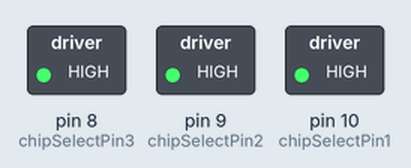
The sketch below on a simulated Arduino Uno, built with avr-gcc and run on an emulated ATmega328P. On the bench: switched loads named in the sketch (green lamp = pin HIGH). The ROS host is connected and sends only what is stated; what the sketch prints to the serial monitor is not drawn.

Above: at 0.1 s.
Timing chart, 0 to 1.6 s (numbered marks = the images above):
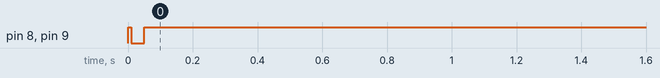

Measured:
- by itself, pin 8 (chipSelectPin3), pin 9 (chipSelectPin2): HIGH → LOW at 0.01 s, → HIGH 0.04 s later

The sketch:

Odom.ino
```cpp
/*
 * UosseUial PlanaU OdometUy
 */

#include <ros.h>
#include <ros/time.h>
#include <tf/tf.h>
#include <tf/transform_broadcaster.h>
#include <SPI.h>


ros::NodeHandle nh;

geometry_msgs::TransformStamped t;        //message that is sent
tf::TransformBroadcaster broadcaster;     //broadcaster sends the messaages

// define the pins connected with the encoder Shield
int chipSelectPin1=10;
int chipSelectPin2=9;
int chipSelectPin3=8;


// x and y translation and angle of the robot
double x = 0.0;
double y = 0.0;
double theta = 0;

// names of the two refferencesystems
char base_link[] = "/base_link";  // middle of the roboters axe
char odom[] = "/odom";            // odom Map

// old eoncoder values
long oldEr  = 0;
long oldEl  = 0;

double U = 0.633;   // circumference of a wheel
double D = 0.561;    // distance between wheels

int first = 1;

void setup()
{
  nh.getHardware()->setBaud(76800);
  nh.initNode();
  broadcaster.init(nh);


  Serial.begin(9600);
  Serial.println("Basic Encoder Test:");

  // declare the pinmodes
  pinMode(chipSelectPin1, OUTPUT);
  pinMode(chipSelectPin2, OUTPUT);
  pinMode(chipSelectPin3, OUTPUT);

  // chipselect is aktiv low
  digitalWrite(chipSelectPin1, HIGH);
  digitalWrite(chipSelectPin2, HIGH);
  digitalWrite(chipSelectPin3, HIGH);

  LS7366_Init();   // init the encoder shield
}

void loop()
{
  // calculations
  if (first){                     // reads the Encoder values in case they're not =0 the first time
    oldEr = getEncoderValue(3);
    oldEl = getEncoderValue(2);
    first = 0;
    }

  // reads the new Encoder values
  long newEr = getEncoderValue(3);
  long newEl = getEncoderValue(2);

  // calculates the difference to the old values
  long dEr = newEr -oldEr;
  long dEl = newEl -oldEl;

  // if there's a difference it calculates the new position
  if (newEr != oldEr or newEl != oldEl) {
    theta += U*(dEr-dEl)/(D*2000);      // angle of the robot, 2000 are the ticks per wheel rotation
    if(theta > 6.283) theta=0;
    if(theta < 0) theta=6.283;
    x += U/2000*(dEr+dEl)/2*cos(theta); //calculate x value
    y += U/2000*(dEr+dEl)/2*sin(theta); //calculate y value


    // Write Encoder values for the next time
    oldEr = newEr;
    oldEl = newEl;

  }
  Serial.println(newEl);
  // tf odom->base_link
  t.header.frame_id = odom;
  t.child_frame_id = base_link;

  t.transform.translation.x = x;
  t.transform.translation.y = y;

  t.transform.rotation = tf::createQuaternionFromYaw(theta);
  t.header.stamp = nh.now();

  broadcaster.sendTransform(t);
  nh.spinOnce();

  delay(100); // delay is necessery as othewise the USB connenction gets troubles with the SPI communication

}

// Methods for the communication with the encoder shield (SPI connection)
//*****************************************************
long getEncoderValue(int encoder)
//*****************************************************
{
    unsigned int count1Value, count2Value, count3Value, count4Value;
    long result;

    selectEncoder(encoder);

    SPI.transfer(0x60); // Request count
    count1Value = SPI.transfer(0x00); // Read highest order byte
    count2Value = SPI.transfer(0x00);
    count3Value = SPI.transfer(0x00);
    count4Value = SPI.transfer(0x00); // Read lowest order byte

    deselectEncoder(encoder);

    result= ((long)count1Value<<24) + ((long)count2Value<<16) + ((long)count3Value<<8) + (long)count4Value;

    return result;
}//end func

//*************************************************
void selectEncoder(int encoder)
//*************************************************
{
  switch(encoder)
  {
     case 1:
        digitalWrite(chipSelectPin1,LOW);
        break;
     case 2:
       digitalWrite(chipSelectPin2,LOW);
       break;
     case 3:
       digitalWrite(chipSelectPin3,LOW);
       break;
  }//end switch

}//end func

//*************************************************
void deselectEncoder(int encoder)
//*************************************************
{
  switch(encoder)
  {
     case 1:
        digitalWrite(chipSelectPin1,HIGH);
        break;
     case 2:
       digitalWrite(chipSelectPin2,HIGH);
       break;
     case 3:
       digitalWrite(chipSelectPin3,HIGH);
       break;
  }//end switch

}//end func


// LS7366 Initialization and configuration
//*************************************************
void LS7366_Init(void)
//*************************************************
{


    // SPI initialization
    SPI.begin();
    //SPI.setClockDivider(SPI_CLOCK_DIV16);      // SPI at 1Mhz (on 16Mhz clock)
    delay(10);

   digitalWrite(chipSelectPin1,LOW);
   SPI.transfer(0x88);
   SPI.transfer(0x03);
   digitalWrite(chipSelectPin1,HIGH);


   digitalWrite(chipSelectPin2,LOW);
   SPI.transfer(0x88);
   SPI.transfer(0x03);
   digitalWrite(chipSelectPin2,HIGH);


   digitalWrite(chipSelectPin3,LOW);
   SPI.transfer(0x88);
   SPI.transfer(0x03);
   digitalWrite(chipSelectPin3,HIGH);

}//end func
```
